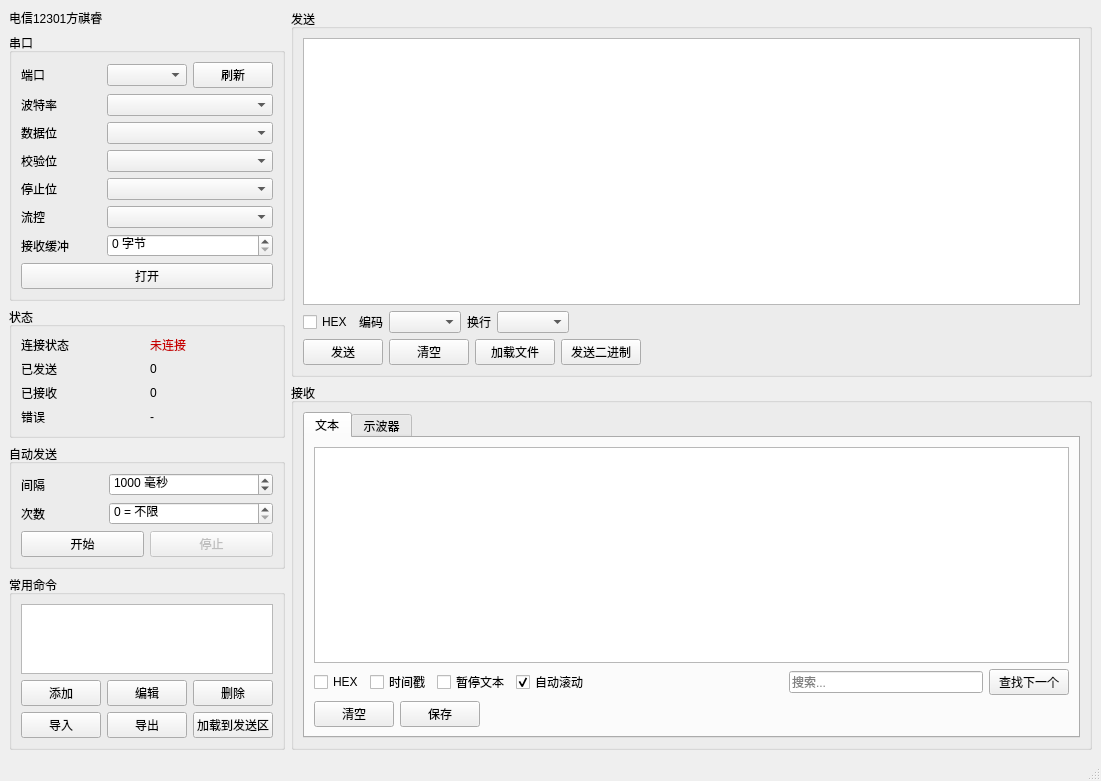
<?xml version="1.0" encoding="UTF-8"?>
<ui version="4.0">
 <class>MainWindow</class>
 <widget class="QMainWindow" name="MainWindow">
  <property name="geometry">
   <rect>
    <x>0</x>
    <y>0</y>
    <width>1100</width>
    <height>720</height>
   </rect>
  </property>
  <property name="windowTitle">
   <string>串口调试助手</string>
  </property>
  <widget class="QWidget" name="centralwidget">
   <layout class="QHBoxLayout" name="horizontalLayout_3">
    <item>
     <layout class="QVBoxLayout" name="verticalLayout_3">
      <item>
       <widget class="QLabel" name="noteLabel">
        <property name="text">
         <string>电信12301方祺睿</string>
        </property>
       </widget>
      </item>
      <item>
       <widget class="QGroupBox" name="serialGroupBox">
        <property name="title">
         <string>串口</string>
        </property>
        <layout class="QGridLayout" name="gridLayout">
         <item row="0" column="0">
          <widget class="QLabel" name="label">
           <property name="text">
            <string>端口</string>
           </property>
          </widget>
         </item>
         <item row="0" column="1">
          <widget class="QComboBox" name="portComboBox"/>
         </item>
         <item row="0" column="2">
          <widget class="QPushButton" name="refreshPortsButton">
           <property name="text">
            <string>刷新</string>
           </property>
          </widget>
         </item>
         <item row="1" column="0">
          <widget class="QLabel" name="label_2">
           <property name="text">
            <string>波特率</string>
           </property>
          </widget>
         </item>
         <item row="1" column="1" colspan="2">
          <widget class="QComboBox" name="baudRateComboBox"/>
         </item>
         <item row="2" column="0">
          <widget class="QLabel" name="label_3">
           <property name="text">
            <string>数据位</string>
           </property>
          </widget>
         </item>
         <item row="2" column="1" colspan="2">
          <widget class="QComboBox" name="dataBitsComboBox"/>
         </item>
         <item row="3" column="0">
          <widget class="QLabel" name="label_4">
           <property name="text">
            <string>校验位</string>
           </property>
          </widget>
         </item>
         <item row="3" column="1" colspan="2">
          <widget class="QComboBox" name="parityComboBox"/>
         </item>
         <item row="4" column="0">
          <widget class="QLabel" name="label_5">
           <property name="text">
            <string>停止位</string>
           </property>
          </widget>
         </item>
         <item row="4" column="1" colspan="2">
          <widget class="QComboBox" name="stopBitsComboBox"/>
         </item>
         <item row="5" column="0">
          <widget class="QLabel" name="label_6">
           <property name="text">
            <string>流控</string>
           </property>
          </widget>
         </item>
         <item row="5" column="1" colspan="2">
          <widget class="QComboBox" name="flowControlComboBox"/>
         </item>
         <item row="6" column="0">
          <widget class="QLabel" name="label_7">
           <property name="text">
            <string>接收缓冲</string>
           </property>
          </widget>
         </item>
         <item row="6" column="1" colspan="2">
          <widget class="QSpinBox" name="bufferSizeSpinBox">
           <property name="minimum">
            <number>0</number>
           </property>
           <property name="maximum">
            <number>1048576</number>
           </property>
           <property name="singleStep">
            <number>1024</number>
           </property>
           <property name="suffix">
            <string> 字节</string>
           </property>
          </widget>
         </item>
         <item row="7" column="0" colspan="3">
          <widget class="QPushButton" name="connectButton">
           <property name="text">
            <string>打开</string>
           </property>
          </widget>
         </item>
        </layout>
       </widget>
      </item>
      <item>
       <widget class="QGroupBox" name="statusGroupBox">
        <property name="title">
         <string>状态</string>
        </property>
        <layout class="QGridLayout" name="gridLayout_2">
         <item row="0" column="0">
          <widget class="QLabel" name="label_8">
           <property name="text">
            <string>连接状态</string>
           </property>
          </widget>
         </item>
         <item row="0" column="1">
          <widget class="QLabel" name="connectionStateLabel">
           <property name="text">
            <string>未连接</string>
           </property>
           <property name="styleSheet">
            <string notr="true">color: rgb(200, 0, 0);</string>
           </property>
          </widget>
         </item>
         <item row="1" column="0">
          <widget class="QLabel" name="label_9">
           <property name="text">
            <string>已发送</string>
           </property>
          </widget>
         </item>
         <item row="1" column="1">
          <widget class="QLabel" name="txBytesLabel">
           <property name="text">
            <string>0</string>
           </property>
          </widget>
         </item>
         <item row="2" column="0">
          <widget class="QLabel" name="label_10">
           <property name="text">
            <string>已接收</string>
           </property>
          </widget>
         </item>
         <item row="2" column="1">
          <widget class="QLabel" name="rxBytesLabel">
           <property name="text">
            <string>0</string>
           </property>
          </widget>
         </item>
         <item row="3" column="0">
          <widget class="QLabel" name="label_11">
           <property name="text">
            <string>错误</string>
           </property>
          </widget>
         </item>
         <item row="3" column="1">
          <widget class="QLabel" name="lastErrorLabel">
           <property name="text">
            <string>-</string>
           </property>
          </widget>
         </item>
        </layout>
       </widget>
      </item>
      <item>
       <widget class="QGroupBox" name="autoSendGroupBox">
        <property name="title">
         <string>自动发送</string>
        </property>
        <layout class="QGridLayout" name="gridLayout_3">
         <item row="0" column="0">
          <widget class="QLabel" name="label_12">
           <property name="text">
            <string>间隔</string>
           </property>
          </widget>
         </item>
         <item row="0" column="1" colspan="2">
          <widget class="QSpinBox" name="sendIntervalSpinBox">
           <property name="suffix">
            <string> 毫秒</string>
           </property>
           <property name="minimum">
            <number>10</number>
           </property>
           <property name="maximum">
            <number>600000</number>
           </property>
           <property name="value">
            <number>1000</number>
           </property>
          </widget>
         </item>
         <item row="1" column="0">
          <widget class="QLabel" name="label_13">
           <property name="text">
            <string>次数</string>
           </property>
          </widget>
         </item>
         <item row="1" column="1" colspan="2">
          <widget class="QSpinBox" name="autoSendCountSpinBox">
           <property name="minimum">
            <number>0</number>
           </property>
           <property name="maximum">
            <number>1000000</number>
           </property>
           <property name="value">
            <number>0</number>
           </property>
           <property name="specialValueText">
            <string>0 = 不限</string>
           </property>
          </widget>
         </item>
         <item row="2" column="0" colspan="3">
          <layout class="QHBoxLayout" name="horizontalLayout_4">
           <item>
            <widget class="QPushButton" name="startAutoSendButton">
             <property name="text">
              <string>开始</string>
             </property>
            </widget>
           </item>
           <item>
            <widget class="QPushButton" name="stopAutoSendButton">
             <property name="text">
              <string>停止</string>
             </property>
             <property name="enabled">
              <bool>false</bool>
             </property>
            </widget>
           </item>
          </layout>
         </item>
        </layout>
       </widget>
      </item>
      <item>
       <widget class="QGroupBox" name="commandsGroupBox">
        <property name="title">
         <string>常用命令</string>
        </property>
        <layout class="QVBoxLayout" name="verticalLayout_2">
         <item>
          <widget class="QListWidget" name="commandListWidget"/>
         </item>
         <item>
          <layout class="QHBoxLayout" name="horizontalLayout_5">
           <item>
            <widget class="QPushButton" name="addCommandButton">
             <property name="text">
              <string>添加</string>
             </property>
            </widget>
           </item>
           <item>
            <widget class="QPushButton" name="editCommandButton">
             <property name="text">
              <string>编辑</string>
             </property>
            </widget>
           </item>
           <item>
            <widget class="QPushButton" name="removeCommandButton">
             <property name="text">
              <string>删除</string>
             </property>
            </widget>
           </item>
          </layout>
         </item>
         <item>
          <layout class="QHBoxLayout" name="horizontalLayout_6">
           <item>
            <widget class="QPushButton" name="importCommandsButton">
             <property name="text">
              <string>导入</string>
             </property>
            </widget>
           </item>
           <item>
            <widget class="QPushButton" name="exportCommandsButton">
             <property name="text">
              <string>导出</string>
             </property>
            </widget>
           </item>
           <item>
            <widget class="QPushButton" name="loadCommandButton">
             <property name="text">
              <string>加载到发送区</string>
             </property>
            </widget>
           </item>
          </layout>
         </item>
        </layout>
       </widget>
      </item>
      <item>
       <spacer name="verticalSpacer">
        <property name="orientation">
         <enum>Qt::Vertical</enum>
        </property>
        <property name="sizeHint" stdset="0">
         <size>
          <width>20</width>
          <height>40</height>
         </size>
        </property>
       </spacer>
      </item>
     </layout>
    </item>
    <item>
     <layout class="QVBoxLayout" name="verticalLayout">
      <item>
       <widget class="QGroupBox" name="sendGroupBox">
        <property name="title">
         <string>发送</string>
        </property>
        <layout class="QVBoxLayout" name="verticalLayout_4">
         <item>
          <widget class="QTextEdit" name="sendTextEdit"/>
         </item>
         <item>
          <layout class="QHBoxLayout" name="horizontalLayout">
           <item>
            <widget class="QCheckBox" name="hexSendCheckBox">
             <property name="text">
              <string>HEX</string>
             </property>
            </widget>
           </item>
           <item>
            <widget class="QLabel" name="label_14">
             <property name="text">
              <string>编码</string>
             </property>
            </widget>
           </item>
           <item>
            <widget class="QComboBox" name="encodingComboBox"/>
           </item>
           <item>
            <widget class="QLabel" name="label_15">
             <property name="text">
              <string>换行</string>
             </property>
            </widget>
           </item>
           <item>
            <widget class="QComboBox" name="newlineComboBox"/>
           </item>
           <item>
            <spacer name="horizontalSpacer_3">
             <property name="orientation">
              <enum>Qt::Horizontal</enum>
             </property>
             <property name="sizeHint" stdset="0">
              <size>
               <width>40</width>
               <height>20</height>
              </size>
             </property>
            </spacer>
           </item>
          </layout>
         </item>
         <item>
          <layout class="QHBoxLayout" name="horizontalLayout_2">
           <item>
            <widget class="QPushButton" name="sendButton">
             <property name="text">
              <string>发送</string>
             </property>
            </widget>
           </item>
           <item>
            <widget class="QPushButton" name="clearSendButton">
             <property name="text">
              <string>清空</string>
             </property>
            </widget>
           </item>
           <item>
            <widget class="QPushButton" name="loadFileButton">
             <property name="text">
              <string>加载文件</string>
             </property>
            </widget>
           </item>
           <item>
            <widget class="QPushButton" name="sendFileButton">
             <property name="text">
              <string>发送二进制</string>
             </property>
            </widget>
           </item>
           <item>
            <spacer name="horizontalSpacer">
             <property name="orientation">
              <enum>Qt::Horizontal</enum>
             </property>
             <property name="sizeHint" stdset="0">
              <size>
               <width>40</width>
               <height>20</height>
              </size>
             </property>
            </spacer>
           </item>
          </layout>
         </item>
        </layout>
       </widget>
      </item>
      <item>
       <widget class="QGroupBox" name="receiveGroupBox">
        <property name="title">
         <string>接收</string>
        </property>
        <layout class="QVBoxLayout" name="verticalLayout_5">
         <item>
          <widget class="QTabWidget" name="receiveTabWidget">
           <property name="currentIndex">
            <number>0</number>
           </property>
           <widget class="QWidget" name="textTab">
            <attribute name="title">
             <string>文本</string>
            </attribute>
            <layout class="QVBoxLayout" name="verticalLayout_6">
             <item>
              <widget class="QTextEdit" name="receiveTextEdit">
               <property name="readOnly">
                <bool>true</bool>
               </property>
              </widget>
             </item>
             <item>
              <layout class="QHBoxLayout" name="horizontalLayout_7">
               <item>
                <widget class="QCheckBox" name="hexDisplayCheckBox">
                 <property name="text">
                  <string>HEX</string>
                 </property>
                </widget>
               </item>
               <item>
                <widget class="QCheckBox" name="timestampCheckBox">
                 <property name="text">
                  <string>时间戳</string>
                 </property>
                </widget>
               </item>
               <item>
                <widget class="QCheckBox" name="pauseTextCheckBox">
                 <property name="text">
                  <string>暂停文本</string>
                 </property>
                </widget>
               </item>
               <item>
                <widget class="QCheckBox" name="autoScrollCheckBox">
                 <property name="text">
                  <string>自动滚动</string>
                 </property>
                 <property name="checked">
                  <bool>true</bool>
                 </property>
                </widget>
               </item>
               <item>
                <spacer name="horizontalSpacer_2">
                 <property name="orientation">
                  <enum>Qt::Horizontal</enum>
                 </property>
                 <property name="sizeHint" stdset="0">
                  <size>
                   <width>40</width>
                   <height>20</height>
                  </size>
                 </property>
                </spacer>
               </item>
               <item>
                <widget class="QLineEdit" name="searchLineEdit">
                 <property name="placeholderText">
                  <string>搜索...</string>
                 </property>
                </widget>
               </item>
               <item>
                <widget class="QPushButton" name="searchNextButton">
                 <property name="text">
                  <string>查找下一个</string>
                 </property>
                </widget>
               </item>
              </layout>
             </item>
             <item>
              <layout class="QHBoxLayout" name="horizontalLayout_8">
               <item>
                <widget class="QPushButton" name="clearReceiveButton">
                 <property name="text">
                  <string>清空</string>
                 </property>
                </widget>
               </item>
               <item>
                <widget class="QPushButton" name="saveReceiveButton">
                 <property name="text">
                  <string>保存</string>
                 </property>
                </widget>
               </item>
               <item>
                <spacer name="horizontalSpacer_4">
                 <property name="orientation">
                  <enum>Qt::Horizontal</enum>
                 </property>
                 <property name="sizeHint" stdset="0">
                  <size>
                   <width>40</width>
                   <height>20</height>
                  </size>
                 </property>
                </spacer>
               </item>
              </layout>
             </item>
            </layout>
           </widget>
           <widget class="QWidget" name="scopeTab">
            <attribute name="title">
             <string>示波器</string>
            </attribute>
            <layout class="QVBoxLayout" name="verticalLayout_7">
             <item>
              <widget class="QWidget" name="scopePlotContainer" native="true">
               <layout class="QVBoxLayout" name="verticalLayout_9">
                <item>
                 <widget class="QLabel" name="scopePlaceholderLabel">
                  <property name="text">
                   <string>波形区</string>
                  </property>
                  <property name="alignment">
                   <set>Qt::AlignCenter</set>
                  </property>
                 </widget>
                </item>
               </layout>
              </widget>
             </item>
             <item>
              <layout class="QGridLayout" name="gridLayout_4">
               <item row="0" column="0">
                <widget class="QLabel" name="label_bits">
                 <property name="text">
                  <string>分辨率 (n)</string>
                 </property>
                </widget>
               </item>
               <item row="0" column="1">
                <widget class="QSpinBox" name="scopeBitsSpinBox">
                 <property name="minimum">
                  <number>1</number>
                 </property>
                 <property name="maximum">
                  <number>24</number>
                 </property>
                 <property name="value">
                  <number>12</number>
                 </property>
                </widget>
               </item>
               <item row="0" column="2">
                <widget class="QLabel" name="label_vmin">
                 <property name="text">
                  <string>0 对应电压</string>
                 </property>
                </widget>
               </item>
               <item row="0" column="3">
                <widget class="QDoubleSpinBox" name="scopeVMinSpinBox">
                 <property name="minimum">
                  <double>-1000.000000000000000</double>
                 </property>
                 <property name="maximum">
                  <double>1000.000000000000000</double>
                 </property>
                 <property name="value">
                  <double>0.000000000000000</double>
                 </property>
                 <property name="decimals">
                  <number>4</number>
                 </property>
                 <property name="suffix">
                  <string> V</string>
                 </property>
                </widget>
               </item>
               <item row="0" column="4">
                <widget class="QLabel" name="label_vmax">
                 <property name="text">
                  <string>满量程电压</string>
                 </property>
                </widget>
               </item>
               <item row="0" column="5">
                <widget class="QDoubleSpinBox" name="scopeVMaxSpinBox">
                 <property name="minimum">
                  <double>-1000.000000000000000</double>
                 </property>
                 <property name="maximum">
                  <double>1000.000000000000000</double>
                 </property>
                 <property name="value">
                  <double>3.300000000000000</double>
                 </property>
                 <property name="decimals">
                  <number>4</number>
                 </property>
                 <property name="suffix">
                  <string> V</string>
                 </property>
                </widget>
               </item>
               <item row="1" column="0">
                <widget class="QLabel" name="label_sr">
                 <property name="text">
                  <string>采样率</string>
                 </property>
                </widget>
               </item>
               <item row="1" column="1">
                <widget class="QDoubleSpinBox" name="scopeSampleRateSpinBox">
                 <property name="minimum">
                  <double>1.000000000000000</double>
                 </property>
                 <property name="maximum">
                  <double>10000000.000000000000000</double>
                 </property>
                 <property name="value">
                  <double>1000.000000000000000</double>
                 </property>
                 <property name="decimals">
                  <number>1</number>
                 </property>
                 <property name="suffix">
                  <string> Hz</string>
                 </property>
                </widget>
               </item>
               <item row="1" column="2">
                <widget class="QLabel" name="label_timebase">
                 <property name="text">
                  <string>时基 (ms/格)</string>
                 </property>
                </widget>
               </item>
               <item row="1" column="3">
                <widget class="QDoubleSpinBox" name="scopeTimeBaseSpinBox">
                 <property name="minimum">
                  <double>0.100000000000000</double>
                 </property>
                 <property name="maximum">
                  <double>1000.000000000000000</double>
                 </property>
                 <property name="value">
                  <double>50.000000000000000</double>
                 </property>
                 <property name="decimals">
                  <number>2</number>
                 </property>
                 <property name="suffix">
                  <string> ms</string>
                 </property>
                </widget>
               </item>
               <item row="1" column="4">
                <widget class="QLabel" name="label_gain">
                 <property name="text">
                  <string>电压放大</string>
                 </property>
                </widget>
               </item>
               <item row="1" column="5">
                <widget class="QDoubleSpinBox" name="scopeGainSpinBox">
                 <property name="minimum">
                  <double>0.010000000000000</double>
                 </property>
                 <property name="maximum">
                  <double>100.000000000000000</double>
                 </property>
                 <property name="value">
                  <double>1.000000000000000</double>
                 </property>
                 <property name="decimals">
                  <number>2</number>
                 </property>
                </widget>
               </item>
               <item row="0" column="6" rowspan="2">
                <widget class="QPushButton" name="clearScopeButton">
                 <property name="text">
                  <string>清除波形</string>
                 </property>
                </widget>
               </item>
               <item row="0" column="7" rowspan="2">
                <widget class="QPushButton" name="autoScopeButton">
                 <property name="text">
                  <string>AUTO</string>
                 </property>
                </widget>
               </item>
               <item row="0" column="8" rowspan="2">
                <widget class="QCheckBox" name="pauseScopeCheckBox">
                 <property name="text">
                  <string>暂停波形</string>
                 </property>
                </widget>
               </item>
              </layout>
             </item>
             <item>
              <layout class="QGridLayout" name="gridLayout_5">
               <item row="0" column="0">
                <widget class="QLabel" name="label_peak">
                 <property name="text">
                  <string>峰值：</string>
                 </property>
                </widget>
               </item>
               <item row="0" column="1">
                <widget class="QLabel" name="scopePeakLabel">
                 <property name="text">
                  <string>-</string>
                 </property>
                </widget>
               </item>
               <item row="0" column="2">
                <widget class="QLabel" name="label_pkpk">
                 <property name="text">
                  <string>峰峰值：</string>
                 </property>
                </widget>
               </item>
               <item row="0" column="3">
                <widget class="QLabel" name="scopePkPkLabel">
                 <property name="text">
                  <string>-</string>
                 </property>
                </widget>
               </item>
               <item row="0" column="4">
                <widget class="QLabel" name="label_rms">
                 <property name="text">
                  <string>有效值：</string>
                 </property>
                </widget>
               </item>
               <item row="0" column="5">
                <widget class="QLabel" name="scopeRmsLabel">
                 <property name="text">
                  <string>-</string>
                 </property>
                </widget>
               </item>
               <item row="1" column="0">
                <widget class="QLabel" name="label_dc">
                 <property name="text">
                  <string>直流偏移：</string>
                 </property>
                </widget>
               </item>
               <item row="1" column="1">
                <widget class="QLabel" name="scopeDcLabel">
                 <property name="text">
                  <string>-</string>
                 </property>
                </widget>
               </item>
               <item row="1" column="2">
                <widget class="QLabel" name="label_period">
                 <property name="text">
                  <string>周期：</string>
                 </property>
                </widget>
               </item>
               <item row="1" column="3">
                <widget class="QLabel" name="scopePeriodLabel">
                 <property name="text">
                  <string>-</string>
                 </property>
                </widget>
               </item>
               <item row="1" column="4">
                <widget class="QLabel" name="label_freq">
                 <property name="text">
                  <string>频率：</string>
                 </property>
                </widget>
               </item>
               <item row="1" column="5">
                <widget class="QLabel" name="scopeFreqLabel">
                 <property name="text">
                  <string>-</string>
                 </property>
                </widget>
               </item>
               <item row="2" column="0">
                <widget class="QLabel" name="label_rise">
                 <property name="text">
                  <string>上升时间：</string>
                 </property>
                </widget>
               </item>
               <item row="2" column="1">
                <widget class="QLabel" name="scopeRiseLabel">
                 <property name="text">
                  <string>-</string>
                 </property>
                </widget>
               </item>
               <item row="2" column="2">
                <widget class="QLabel" name="label_fall">
                 <property name="text">
                  <string>下降时间：</string>
                 </property>
                </widget>
               </item>
               <item row="2" column="3">
                <widget class="QLabel" name="scopeFallLabel">
                 <property name="text">
                  <string>-</string>
                 </property>
                </widget>
               </item>
               <item row="2" column="4">
                <widget class="QLabel" name="label_pulse">
                 <property name="text">
                  <string>脉宽：</string>
                 </property>
                </widget>
               </item>
               <item row="2" column="5">
                <widget class="QLabel" name="scopePulseLabel">
                 <property name="text">
                  <string>-</string>
                 </property>
                </widget>
               </item>
               <item row="3" column="0">
                <widget class="QLabel" name="label_duty">
                 <property name="text">
                  <string>占空比：</string>
                 </property>
                </widget>
               </item>
               <item row="3" column="1">
                <widget class="QLabel" name="scopeDutyLabel">
                 <property name="text">
                  <string>-</string>
                 </property>
                </widget>
               </item>
              </layout>
             </item>
            </layout>
           </widget>
          </widget>
         </item>
        </layout>
       </widget>
      </item>
     </layout>
    </item>
   </layout>
  </widget>
  <widget class="QMenuBar" name="menubar">
   <property name="geometry">
    <rect>
     <x>0</x>
     <y>0</y>
     <width>1100</width>
     <height>21</height>
    </rect>
   </property>
  </widget>
  <widget class="QStatusBar" name="statusbar"/>
 </widget>
 <resources/>
 <connections/>
</ui>
